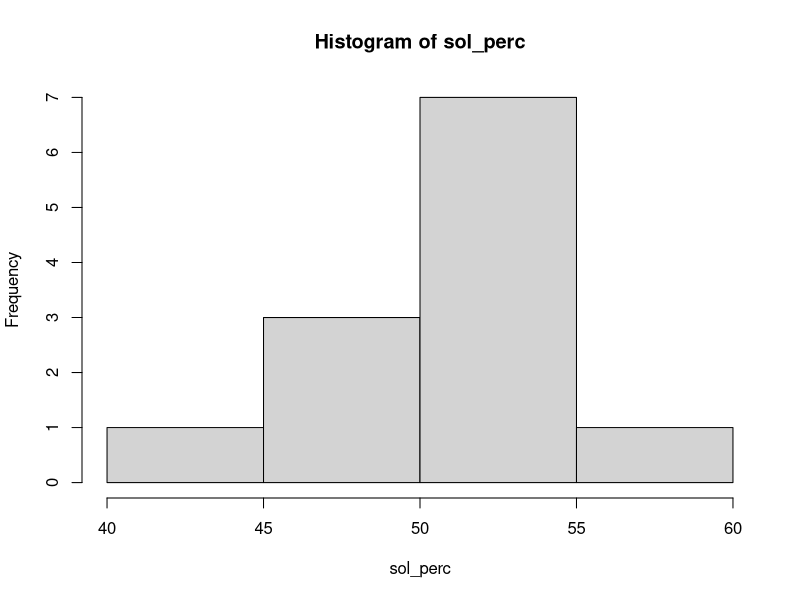
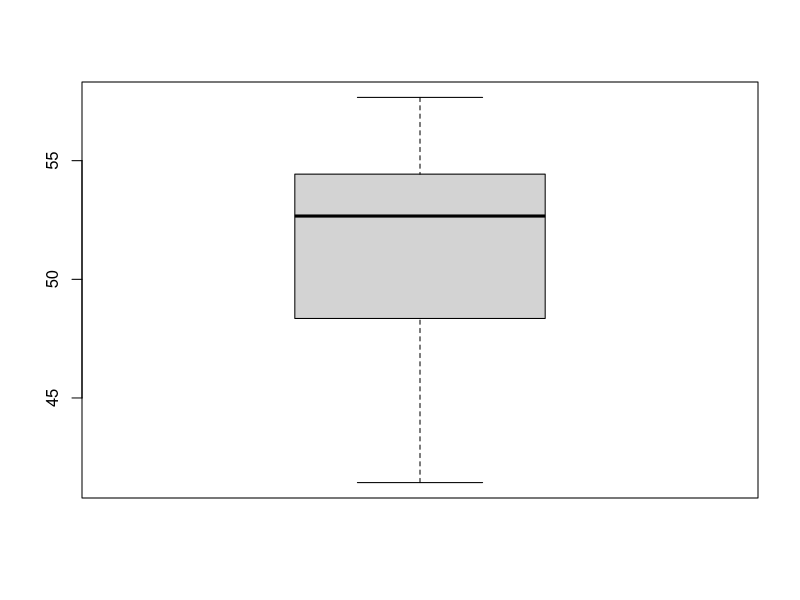
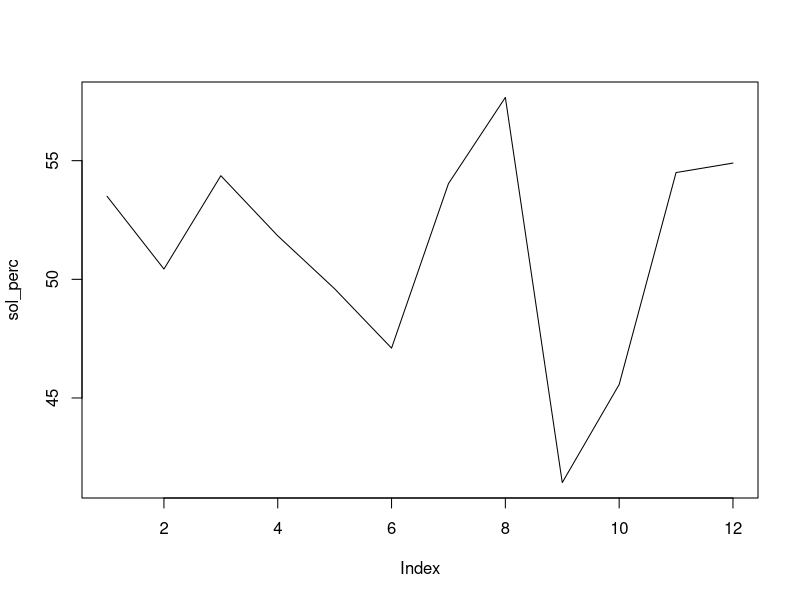
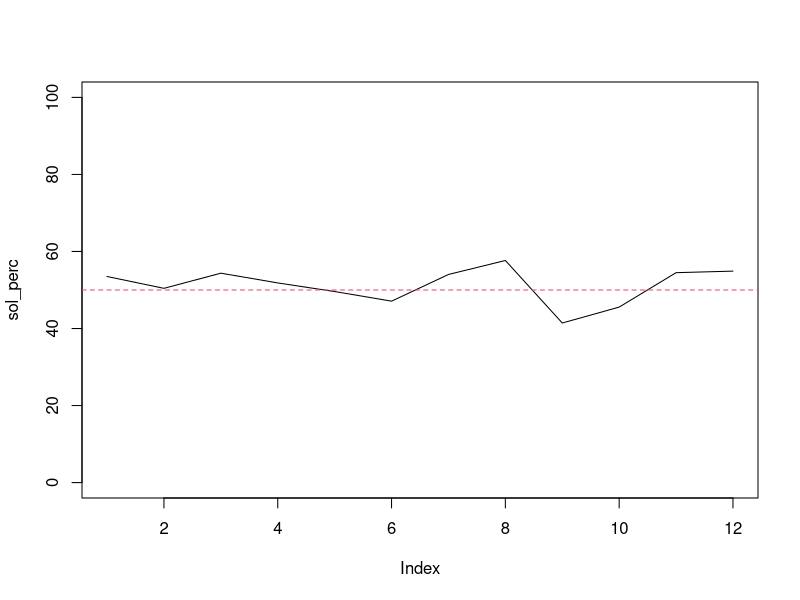

Generate these figures, in order, with R:
#########################################################################
##
## Disciplina Transversal
## MEPC-2020
## Aula 4   10/06/2020
##
## Profs Fernando Mayer e Paulo Justiniano
##
#########################################################################

##======================================================================
## SÓ VEJA ESSE SCRIPT DEPOIS DE TENTAR RESOLVER O ANTERIOR!
##======================================================================

## Os dados abaixo se referem às horas de sol por mês, na cidade de
## Curitiba, conforme disponíveis em
## https://pt.wikipedia.org/wiki/Curitiba#Clima
sol <- c(160.5, 151.3, 163.1, 155.5, 148.8, 141.3, 162.1,
         173, 124.3, 136.7, 163.5, 164.7)

## A pergunta que você deve responder é: qual o *percentual* de sol em
## cada mês?

## Para simplificar, faça algumas suposições:
## 1. Considere que um mês contém em média 30 dias
## 2. Considere que cada dia possui, em média, 10 horas de duração
## Com isso:
## 1. Calcule a quantidade média de horas em um mês
## 2. Divida as horas de sol mensal pela quantidade de horas mensal,
## e multiplique por 100, para obter o percentual de horas de sol por mês

## Média de horas totais por mês, de acordo com a simplificação
## 30 dias * 10 horas = 300 horas por mês
(horas_mes <- 30 * 10)

## Percentual de sol
(sol_perc <- (sol/horas_mes) * 100)

## Faça um sumário estatístico do percentual de sol mensal
summary(sol_perc)

## Faça um histograma do percentual de sol mensal
hist(sol_perc)

## Faça um boxplot do percentual de sol mensal
boxplot(sol_perc)

## Faça um gráfico de série temporal do percentual de sol mensal
plot(sol_perc, type = "l")

## Versão com mais elementos
plot(sol_perc, type = "l", ylim = c(0, 100))
abline(h = 50, lty = 2, col = 2) # linha que indica 50%
